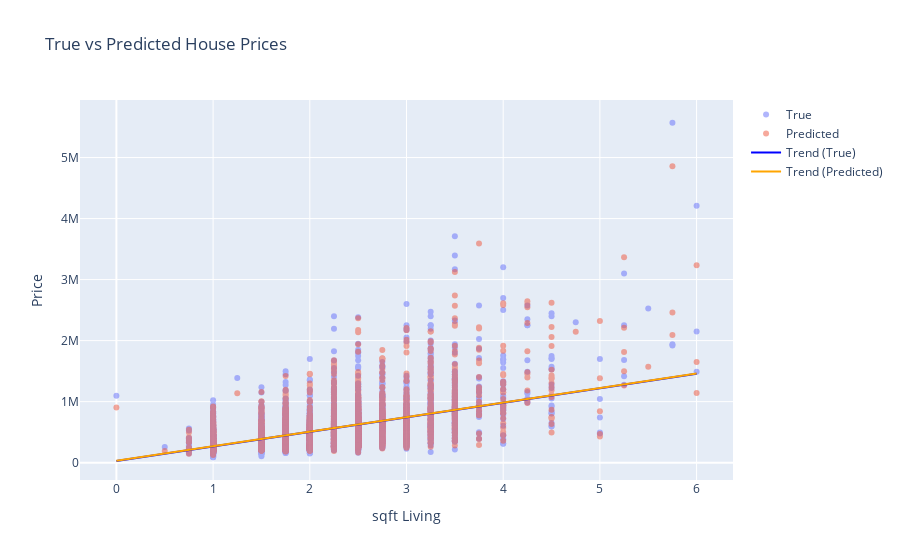

Notebook code cell kept with this figure:
### Code cell
# create a scatter plot with true prices in blue and predicted prices in orange
fig = go.Figure()
fig.add_trace(go.Scatter(x=X_test['bathrooms'], y=y_test, mode='markers', name='True', opacity=0.5))
fig.add_trace(go.Scatter(x=X_test['bathrooms'], y=y_pred, mode='markers', name='Predicted', opacity=0.5))

# add trend lines
fig.add_trace(go.Scatter(x=X_test['bathrooms'].values, y=np.poly1d(np.polyfit(X_test['bathrooms'], y_test, 1))(X_test['bathrooms']),
                    mode='lines', name='Trend (True)', line=dict(color='blue')))
fig.add_trace(go.Scatter(x=X_test['bathrooms'].values, y=np.poly1d(np.polyfit(X_test['bathrooms'], y_pred, 1))(X_test['bathrooms']),
                    mode='lines', name='Trend (Predicted)', line=dict(color='orange')))

# set axis labels and title
fig.update_layout(xaxis_title='Bathrooms', yaxis_title='Price', title='True vs Predicted House Prices')

# show the plot
fig.show()

### Figure 1 — Plotly figure (JSON) as saved in the notebook; plotly's stock layout.template omitted (floating-point values rounded to 4 significant figures; data arrays with more than 128 entries replaced by an {"elided": "..."} marker saying what was removed)
{"data": [{"mode": "markers", "name": "True", "opacity": 0.5, "type": "scatter", "x": {"elided": "4323 float values"}, "y": {"elided": "4323 int values"}}, {"mode": "markers", "name": "Predicted", "opacity": 0.5, "type": "scatter", "x": {"elided": "4323 float values"}, "y": {"elided": "4323 float values"}}, {"line": {"color": "blue"}, "mode": "lines", "name": "Trend (True)", "type": "scatter", "x": {"elided": "4323 float values"}, "y": {"elided": "4323 float values"}}, {"line": {"color": "orange"}, "mode": "lines", "name": "Trend (Predicted)", "type": "scatter", "x": {"elided": "4323 float values"}, "y": {"elided": "4323 float values"}}], "layout": {"title": {"text": "True vs Predicted House Prices"}, "xaxis": {"title": {"text": "sqft Living"}}, "yaxis": {"title": {"text": "Price"}}}}
